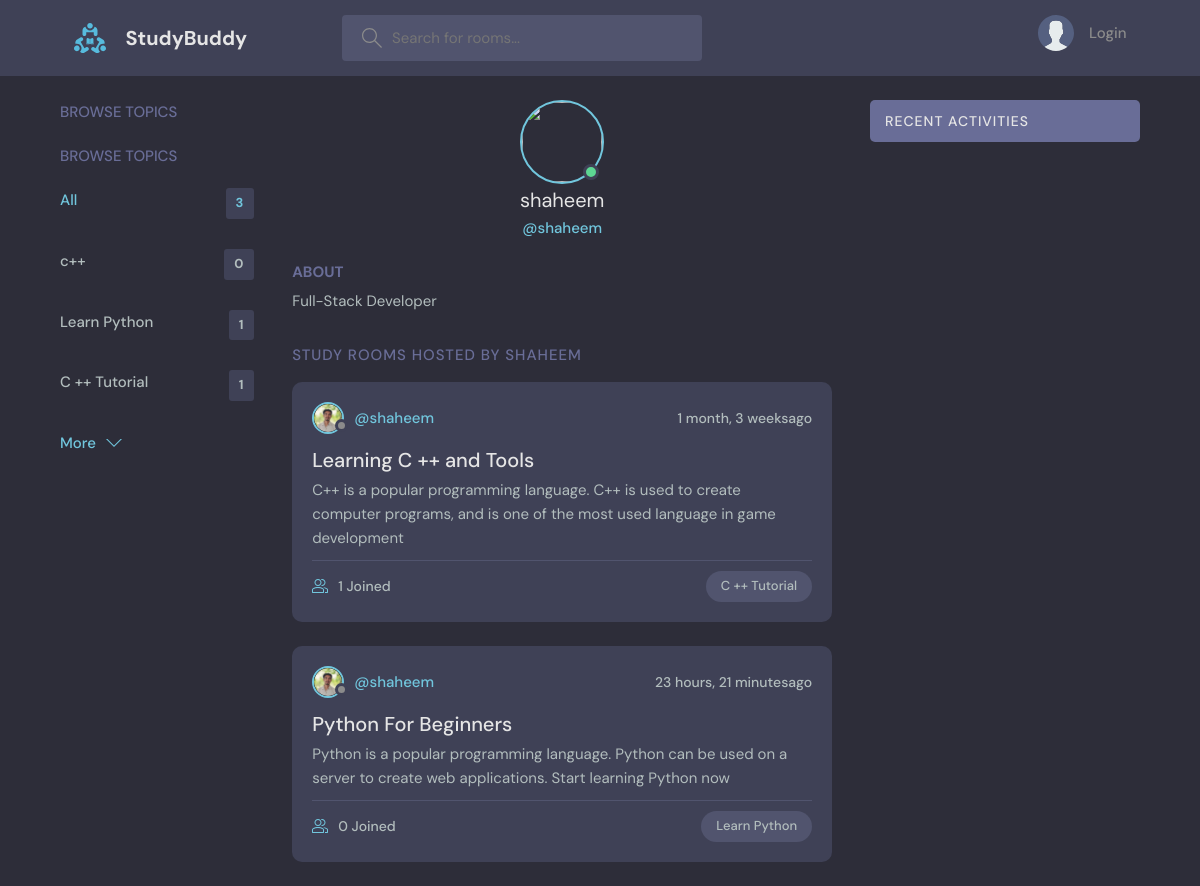
Page /profile/1/ on the committed database.
### base/models.py (models this page shows, shortened)
class Topic(models.Model):
    name = models.CharField(max_length=200)

class User(AbstractUser):
    name = models.CharField(max_length=200, null=True,blank=True)
    email = models.EmailField(unique=True, null=True,blank=True)
    bio = models.TextField(null=True,blank=True)
    avatar = models.ImageField(null=True,blank=True,default='avatar.svg')
    USERNAME_FIELD = 'email'
    REQUIRED_FIELDS = ['username']

class Room(models.Model):
    host = models.ForeignKey(User, on_delete=models.SET_NULL,null=True)
    topic = models.ForeignKey(Topic, on_delete=models.SET_NULL,null=True)
    name = models.CharField(max_length=200)
    description = models.TextField(blank=True,null=True)
    participants = models.ManyToManyField(User,related_name='participants',blank=True)
    updated = models.DateTimeField(auto_now=True)
    created = models.DateTimeField(auto_now_add=True)
    class Meta:
        ordering = ["-updated","-created"]

### base/views.py (the view)
# urls.py: path('profile/<str:pk>/',views.userProfile,name="user-profile"),
def userProfile(request,pk):
    user = User.objects.get(id=pk)
    rooms = user.room_set.all() #------
    room_message = user.message_set.all()
    topics = Topic.objects.all()
    context = {'user':user,'rooms':rooms,'room_message':room_message,'topics':topics}
    return render(request,'base/profile.html',context)

### base/templates/base/profile.html (shortened to what this page needs)
{% extends "main.html" %}
{% block content %}
  <main class="profile-page layout layout--3">
    <div class="container">
      <div class="topics">
        <div class="topics__header">
          <h2>Browse Topics</h2>
        </div>
        {% include "base/topic_component.html" %}
      </div>
      <div class="roomList">
        <div class="profile">
          <div class="profile__avatar">
            <div class="avatar avatar--large active">
              <img src="{{request.user.avatar.url}}" />
            </div>
          </div>
          <div class="profile__info">
            <h3>{{user.username}}</h3>
            <p>@{{user.username}}</p>
          </div>
          <div class="profile__about">
            <h3>About</h3>
            <p>
            {{user.bio}}
            </p>
          </div>
        </div>
        <div class="roomList__header">
          <div>
            <h2>Study Rooms Hosted by {{user.username}}</a>
            </h2>
          </div>
        </div>
        {% include "base/feed_component.html" %}
      </div>
      {% include "base/activity_component.html" %}
    </div>
  </main>
{% endblock %}

### base/templates/base/topic_component.html
<div class="topics">
  <div class="topics__header">
    <h2>Browse Topics</h2>
  </div>
  <ul class="topics__list">
    <li>
      <a href="{% url 'home' %}" class="active">All <span>{{topics.count}}</span></a>
    </li>
    {% for topic in topics %}
    <li>
      <a href="{% url 'home' %}?q={{topic.name}}">{{ topic.name }}<span>{{topic.room_set.all.count}}</span></a>
    </li>
     {% endfor %}
  </ul>
  <a class="btn btn--link" href="{% url 'topics' %}">
    More
    <svg version="1.1" xmlns="http://www.w3.org/2000/svg" width="32" height="32" viewBox="0 0 32 32">
      <title>chevron-down</title>
      <path d="M16 21l-13-13h-3l16 16 16-16h-3l-13 13z"></path>
    </svg>
  </a>
</div>

### base/templates/base/feed_component.html (shortened to what this page needs)
{% for room in rooms %}
<div class="roomListRoom">
  <div class="roomListRoom__header">
    <a href="{% url 'user-profile' room.host.id %}" class="roomListRoom__author">
      <div class="avatar avatar--small">
        <img src="{{room.host.avatar.url}}" />
      </div>
      <span>@{{room.host.username}}</span>
    </a>
    <div class="roomListRoom__actions">
      <span>{{room.created|timesince}}ago</span>
    </div>
  </div>
  <div class="roomListRoom__content">
    <a href="{% url 'room' room.id  %}">{{room.name}}</a>
    <p>{{room.description}}</p>
  </div>
  <div class="roomListRoom__meta">
    <a href="{% url 'room' room.id  %}" class="roomListRoom__joined">
      {{room.participants.all.count}} Joined
    </a>
    <p class="roomListRoom__topic">{{room.topic.name}}</p>
  </div>
</div>
 {% endfor %}

### rows in the picture
Topic: name "c++", room_set.all.count "0"
Topic: name "Learn Python", room_set.all.count "1"
Topic: name "C ++ Tutorial", room_set.all.count "1"
User: username "shaheem", bio "Full-Stack Developer", username "SHAHEEM"
Room: host.avatar (picture), host.username "shaheem", created "1 month, 3 weeks", name "Learning C ++ and Tools", description "C++ is a popular programming language. C++ is used to create computer programs, and is one of the most used language in game development", participants.all.count "1", topic.name "C ++ Tutorial"
Room: host.avatar (picture), host.username "shaheem", created "23 hours, 21 minutes", name "Python For Beginners", description "Python is a popular programming language. Python can be used on a server to create web applications. Start learning Python now", participants.all.count "0", topic.name "Learn Python"

### other values in the picture
{{ topics.count }} "3"
